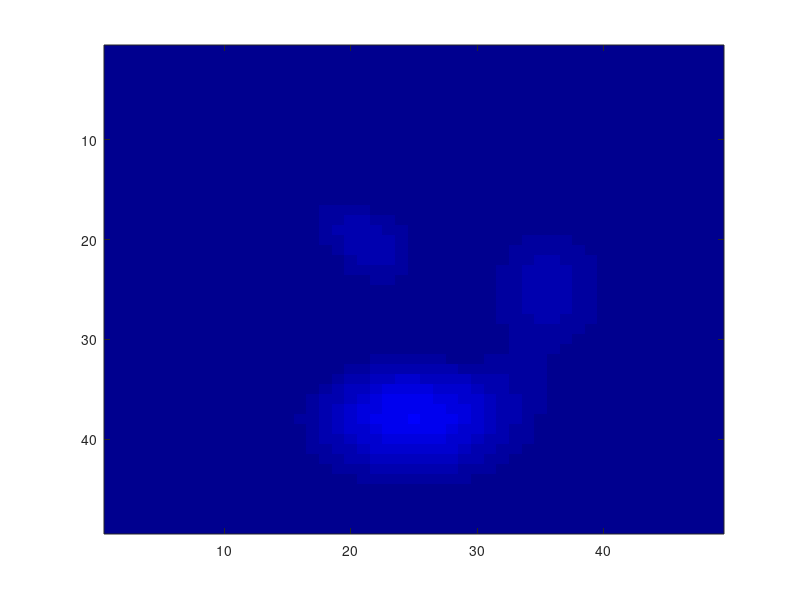

This figure's MATLAB source:
function result = test_colormap_004
result = false;
a = figure;
image(peaks);
colormap jet
drawnow
p = colormap;
close(a);
result = strcmp(p,'jet');
